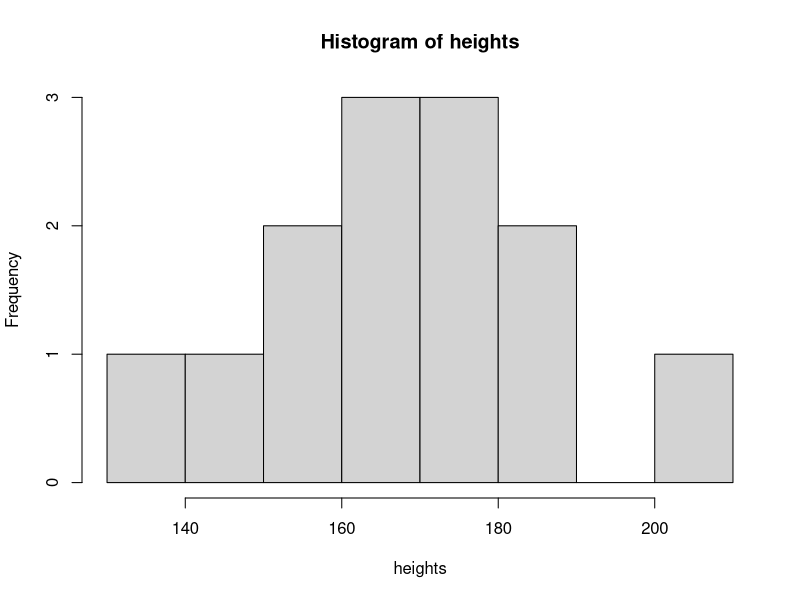
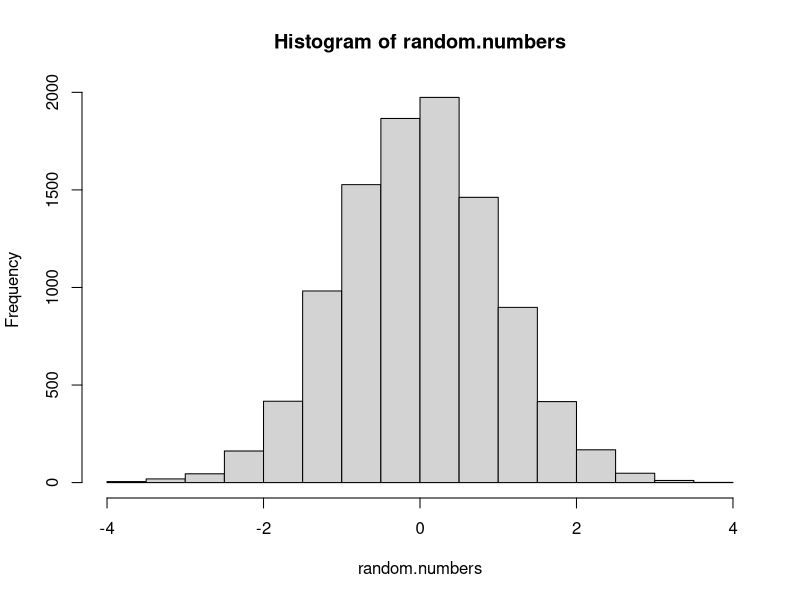

These charts were generated, in order, by the following R code: (Note: this script raises an error after producing the figures.)
## ---- chunk 1
# ignore all this for the moment
knitr::opts_chunk$set(echo = TRUE, collapse=TRUE, cache=TRUE)
library(tufte)
## ---- chunk 2
head(mtcars)
## ---- chunk 3
meaning.of.life <- 42
## ---- chunk 4
meaning.of.life <- 42
meaning.of.life
## ---- chunk 5
print(meaning.of.life)
## ---- chunk 6
one.score <- 20
four.score.years.and.ten <- one.score * 4 + 10
print(four.score.years.and.ten)
## ---- chunk 7
# this creates a vector of heights, in cm
heights <- c(203, 148, 156, 158, 167, 
             162, 172, 164, 172, 187, 
             134, 182, 175)
## ---- chunk 8
names <- c("Ben", "Joe", "Sue", "Rosa")
## ---- chunk 9
heights 
## ---- chunk 10
my.vector <- c(10, 20, 30, 40)
## ---- chunk 11
my.vector[1]
## ---- chunk 12
elements.to.grab <- c(4, 5)
heights[elements.to.grab]
## ---- chunk 13
first.two.elements <- heights[c(1, 2)]
first.two.elements
## ---- chunk 14
mean(heights)
## ---- chunk 15
median(heights)
sd(heights)
min(heights)
max(heights)
range(heights)
IQR(heights)
length(heights)
## ---- chunk 16
height.quantiles <- quantile(heights)
height.quantiles
## ---- chunk 17
height.quantiles <- quantile(heights)

# grab the third element, which is the median
height.quantiles[3]

# assign the first element to a variable
min.height <- height.quantiles[1]
min.height
## ---- chunk 18
hist(heights)
## ---- chunk 19
# these are the raw values
heights

# takes the sqrt of each value and returns a vector of all the square roots
sqrt(heights)
## ---- chunk 20
heights / 100
## ---- chunk 21
paste("Once", "upon", "a", "time")
## ---- chunk 22
bottles <- c(100, 99, 98, "...")
paste(bottles, "green bottles hanging on the wall")
## ---- chunk 23
1:10
## ---- chunk 24
# make a sequence, specifying the interval between them
seq(from=0.1, to=2, by=.1)
## ---- chunk 25
# 10 uniformly distributed random numbers between 0 and 1
runif(10)

# 1,000 uniformly distributed random numbers between 1 and 100
my.numbers <- runif(1000, 1, 10)

# 10 random-normal numbers with mean 10 and SD=1
rnorm(10, mean=10)

# 10 random-normal numbers with mean 10 and SD=5
rnorm(10, 10, 5)
## ---- chunk 26
random.numbers <- rnorm(10000)
hist(random.numbers)
## ---- chunk 27
# repeat something N times
rep("Apple pie", 10)
## ---- chunk 28
# repeat a short vector, combining into a single longer vector
rep(c("Custard", "Gravy"), 5)
## ---- chunk 29
# make a sequence and then sort it
countdown <- 100:1
sort(countdown)
## ---- chunk 30
# generate some random data (here, ages in years)
ages <- round(rnorm(10, mean=40, sd=10))

# get the rank order of elements (i.e. what their positions would be if the vector was sorted)
ages
rank(ages, ties.method="first")
## ---- chunk 31
# you could even label the vector of ages if you wanted
labels <- paste("Position:", rank(ages, ties.method="first"))
names(ages) <- labels
ages
## ---- chunk 32
# return the unique values in a vector
unique( rep(1:10, 100) )
## ---- chunk 33
confusing.vector <- c(1, 2, 3, "Wibble")
first.element <- confusing.vector[1]
sqrt(first.element)
## ---- chunk 34
typeof(1:10)
typeof(runif(10))
typeof(c(1, 2, "Wibble"))
## ---- chunk 35
my.list <- list(2, 2, "Wibble")
## ---- chunk 36
my.list[[1]]
## ---- chunk 37
my.list[[1]] * my.list[[2]]
## ---- chunk 38
my.party <- list(number.guests=8, 
                 when="Friday", 
                 drinks = c("Juice", "Beer", "Whisky"))
## ---- chunk 39
my.party$when
## ---- chunk 40
my.party$drinks[1]
## ---- chunk 41
sqrt(1:10) * 10
